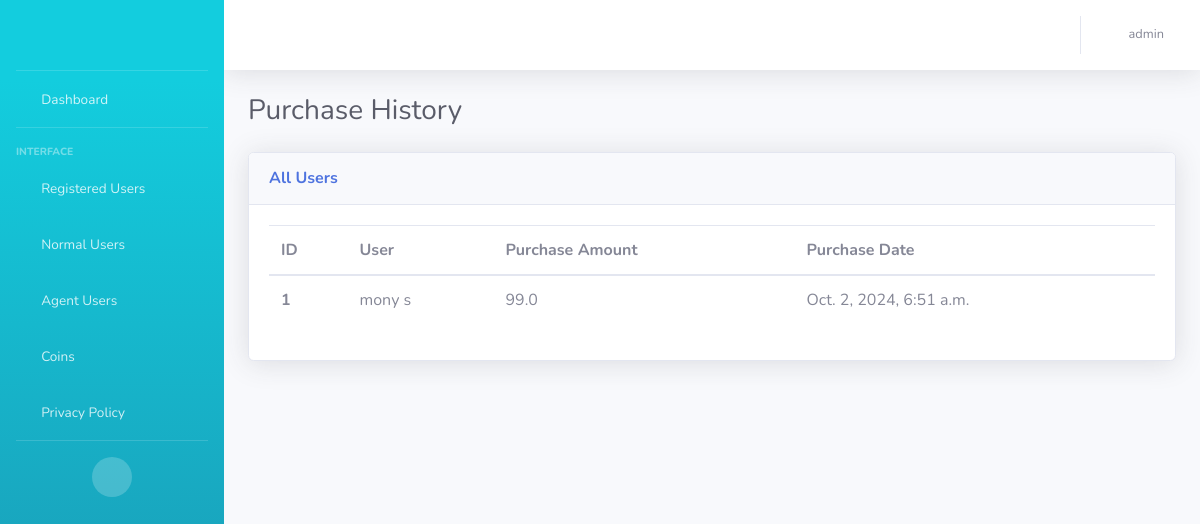
The page /history_normal_user (signed in) on the database its author committed.
### koodeapp/models.py (models this page shows, shortened)
class UserPurchaseModel(models.Model):
    user_purchase_id = models.AutoField(primary_key=True)
    user = models.ForeignKey(CustomerModel, on_delete=models.CASCADE)
    purchase_date = models.DateTimeField()
    purchase_amount = models.FloatField()

class CustomerModel(models.Model):
    NORMAL_USER = 'Normal User'
    AGENT_USER = 'Agent User'
    USER_STATUS_CHOICES = [
        (NORMAL_USER, 'Normal User'),
        (AGENT_USER, 'Agent User'),
    ]
    MALE = 'Male'
    FEMALE = 'Female'
    GENDER_CHOICES = [
        (MALE, 'Male'),
        (FEMALE, 'Female')
    ]
    BOTH = 'Both'
    MALAYALAM = 'Malayalam'
    TAMIL = 'Tamil'
    LANGUAGE_CHOICES = [
        (BOTH, 'Both'),
        (MALAYALAM, 'Malayalam'),
        (TAMIL, 'Tamil'),
    ]
    customer_id = models.AutoField(primary_key=True)
    customer_first_name = models.CharField(max_length=100, default="guest")
    customer_last_name = models.CharField(max_length=100, blank=True, null=True)
    customer_email = models.EmailField(default="example@example.com")
    customer_phone_number = models.CharField(
        max_length=10,  # Ensure max length of 10
        unique=True,  # Enforce uniqueness
        validators=[validate_phone_number]  # Custom validation for exactly 10 digits
    )
    customer_password = models.CharField(max_length=100, default='unknown')
    rating = models.IntegerField(default=0)
    terms_conditions = models.BooleanField(default=False)
    is_online = models.BooleanField(default=False)
    is_existing = models.BooleanField(default=False)
    adhaar_no = models.CharField(max_length=50, default="unknown")
    gender = models.CharField(
        max_length=20,
        choices=GENDER_CHOICES,
        null=True
    )
    status = models.CharField(
        max_length=20,
        choices=USER_STATUS_CHOICES,
        default=NORMAL_USER,
    )
    languages = models.CharField(
        max_length=20,
        choices=LANGUAGE_CHOICES,
        default=BOTH,
    )
    @property
    def rating(self):
        rating = RatingModel.objects.filter(agent=self).aggregate(Avg('ratings')).get('ratings__avg')
        return rating if rating is not None else 0

### koodeapp/views.py (the view)
# urls.py: path('history_normal_user', views.user_history, name='history_normal_users'),  # Page for viewing purchases of user
def user_history(request):
    username = request.session.get('user', None)
    if username is None:
        return redirect('/login')
    user_history = UserPurchaseModel.objects.all()
    return render(request, 'normaluser_history.html', {'user_history': user_history, 'username': username})

### templates/normaluser_history.html (shortened to what this page needs)
{% extends 'base.html' %}
{% block content %}
    <div class="container-fluid">
        <div class="d-sm-flex align-items-center justify-content-between mb-4">
            <h1 class="h3 mb-0 text-gray-800">Purchase History</h1>
        </div>
        <div class="row">
            <div class="col">
                <div class="card shadow mb-4">
                    <div
                        class="card-header py-3 d-flex flex-row align-items-center justify-content-between">
                        <h6 class="m-0 font-weight-bold text-primary">All Users</h6>
                    </div>
                    <div class="card-body">
                        <div>
                            <table class="table all-users">
                              <thead>
                                <tr>
                                  <th scope="col">ID</th>
                                  <th scope="col">User</th>
                                  <th scope="col">Purchase Amount</th>
                                  <th scope="col">Purchase Date</th>
                                </tr>
                              </thead>
                              <tbody>
                              {% for history in user_history %}
                                <tr>
                                  <th scope="row">{{ forloop.counter }}</th>
                                  <td>{{history.user.customer_first_name}} {{history.user.customer_last_name}}</td>
                                  <td>{{history.purchase_amount}}</td>
                                  <td>{{history.purchase_date}}</td>
                                </tr>
                              {% endfor %}
                              </tbody>
                            </table>
                        </div>
                    </div>
                </div>
            </div>
        </div>
    </div>
{% endblock %}

### rows shown on the page
UserPurchaseModel: user.customer_first_name "mony", user.customer_last_name "s", purchase_amount "99.0", purchase_date "Oct. 2, 2024, 6:51 a.m."

### other values the page prints
{{ username }} "admin"
